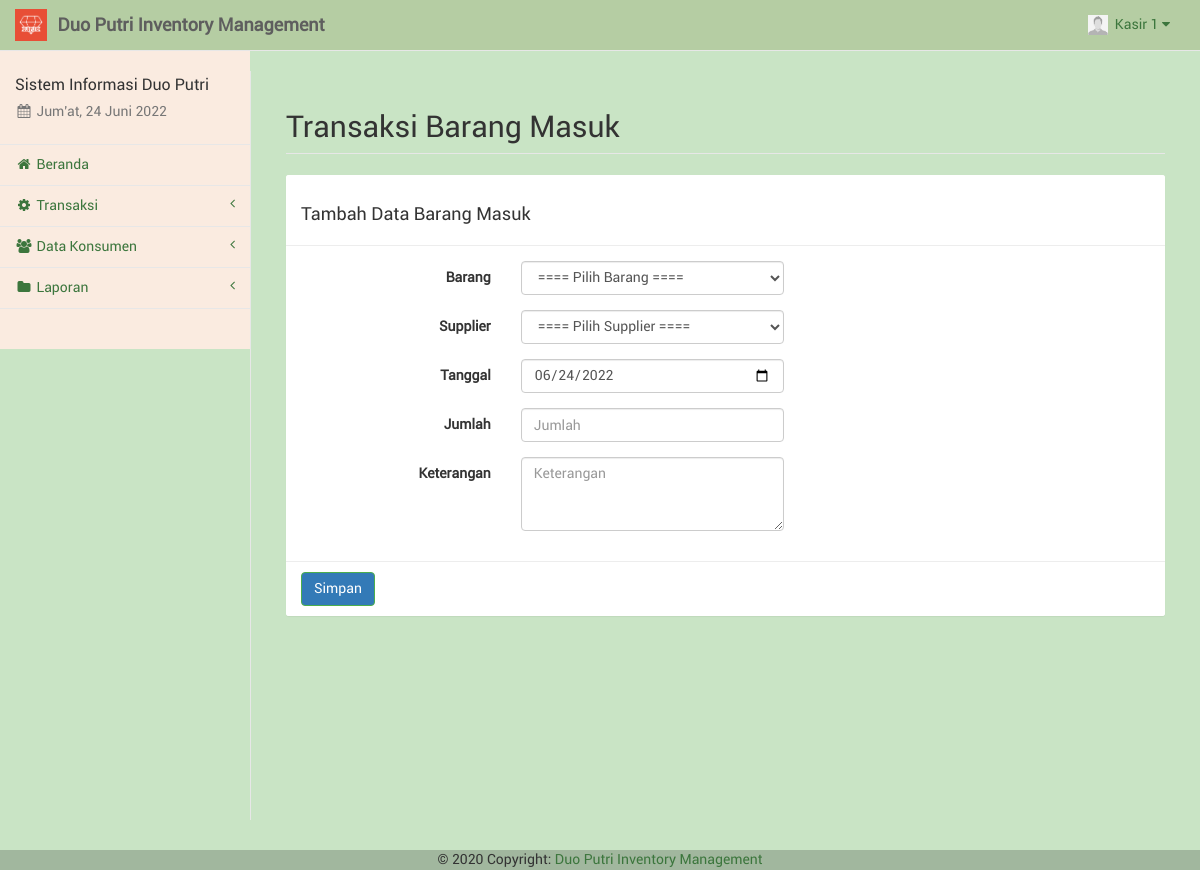
The app's page /kasir/trxbarang_tambah.php (signed in) with its own data.
### tables this page shows
CREATE TABLE `kasir` (
  `id_kasir` int(11) NOT NULL,
  `nama_kasir` varchar(50) NOT NULL,
  `telp_kasir` varchar(20) NOT NULL,
  `user_kasir` varchar(50) NOT NULL,
  `pass_kasir` varchar(100) NOT NULL,
  `foto_kasir` text NOT NULL,
  `id_adm` int(11) NOT NULL
);

### kasir/sess_check.php (called while the page is built, shortened)
<?php
	$chk_sess = $_SESSION['kasir'];
	include("dist/config/koneksi.php");
	$sql_sess = "SELECT * FROM kasir WHERE id_kasir='". $chk_sess ."'";
	$ress_sess = mysqli_query($conn, $sql_sess);
	$row_sess = mysqli_fetch_array($ress_sess);
	$sess_kasirname = $row_sess['nama_kasir'];
	$sess_kasirfoto = $row_sess['foto_kasir'];
?>

### kasir/trxbarang_tambah.php (the view, shortened to what this page needs)
<?php
include("sess_check.php");
$pagedesc = "Barang Masuk";
$menuparent = "barang";
include("layout_top.php");
$tgl = date('Y-m-d');
?>
<div id="page-wrapper" style="background-color: #C9E4C5;">
	<div class="container-fluid">
		<div class="row">
			<div class="col-lg-12">
				<h1 class="page-header">Transaksi Barang Masuk</h1>
			</div>
		</div>
		<div class="row">
			<div class="col-lg-12"><?php include("layout_alert.php"); ?></div>
		</div>
		<div class="row">
			<div class="col-lg-12">
				<form class="form-horizontal" action="trxbarang_insert.php" method="POST" enctype="multipart/form-data">
					<div class="panel panel-default">
						<div class="panel-heading">
							<h3>Tambah Data Barang Masuk</h3>
						</div>
						<div class="panel-body">
							<div class="form-group">
								<label class="control-label col-sm-3">Barang</label>
								<div class="col-sm-4">
									<select name="brg" id="brg" class="form-control" required>
										<option value="">==== Pilih Barang ====</option>
									</select>
								</div>
							</div>
							<div class="form-group">
								<label class="control-label col-sm-3">Supplier</label>
								<div class="col-sm-4">
									<select name="spl" id="spl" class="form-control" required>
										<option value="">==== Pilih Supplier ====</option>
									</select>
								</div>
							</div>
							<div class="form-group">
								<label class="control-label col-sm-3">Tanggal</label>
								<div class="col-sm-4">
									<input type="date" name="tgl" class="form-control" placeholder="Tanggal" value="<?php echo $tgl; ?>" required>
								</div>
							</div>
							<div class="form-group">
								<label class="control-label col-sm-3">Jumlah</label>
								<div class="col-sm-4">
									<input type="number" name="jml" min="0" class="form-control" placeholder="Jumlah" required>
								</div>
							</div>
							<div class="form-group">
								<label class="control-label col-sm-3">Keterangan</label>
								<div class="col-sm-4">
									<textarea name="keterangan" class="form-control" placeholder="Keterangan" rows="3" required></textarea>
								</div>
							</div>
						</div>
						<div class="panel-footer">
							<button type="submit" name="simpan" class="btn btn-success">Simpan</button>
						</div>
					</div>
				</form>
			</div>
		</div>
	</div>
</div>
<?php
include("layout_bottom.php");
?>

### kasir/layout_top.php (shortened to what this page needs)
<?php
$haries = array("Sunday" => "Minggu", "Monday" => "Senin", "Tuesday" => "Selasa", "Wednesday" => "Rabu", "Thursday" => "Kamis", "Friday" => "Jum'at", "Saturday" => "Sabtu");
$bulans = array("", "Januari", "Februari", "Maret", "April", "Mei", "Juni", "Juli", "Agustus", "September", "Oktober", "November", "Desember");
$hari_ini = $haries[date("l")];
$bulan_ini = $bulans[date("n")];
$tanggal = date("d");
$tahun = date("Y");
?>
<!DOCTYPE html>
<html lang="en">
<head>
	<link href="libs/bootstrap/dist/css/bootstrap.min.css" rel="stylesheet">
	<link href="libs/metisMenu/dist/metisMenu.min.css" rel="stylesheet">
	<link href="libs/datatables-plugins/integration/bootstrap/3/dataTables.bootstrap.css" rel="stylesheet">
	<link href="libs/datatables-responsive/css/dataTables.responsive.css" rel="stylesheet">
	<link href="dist/css/sb-admin-2.css" rel="stylesheet">
	<link href="dist/css/offline-font.css" rel="stylesheet">
	<link href="dist/css/custom.css" rel="stylesheet">
	<link href="libs/font-awesome/css/font-awesome.min.css" rel="stylesheet" type="text/css">
</head>
<body style="background-color: #C9E4C5 ;">
	<div id="wrapper" style="background-color: #C9E4C5;">
		<nav class="navbar navbar-default navbar-static-top" style="background-color: #B5CDA3 ;" role="navigation" style="margin-bottom: 0">
			<div class="navbar-header">
				<a class="navbar-brand hidden-xs" href="index.php">
					<img src="foto/logo.png" alt="brand" width="32" class="float-left image-brand">
					<div class="float-right">&nbsp;<strong>Duo Putri Inventory Management</strong></div>
				</a>
			</div>
			<ul class="nav navbar-top-links navbar-right">
				<li class="dropdown dropdown-right">
					<a class="dropdown-toggle" data-toggle="dropdown" href="#">
						<img src="../foto/<?php echo $sess_kasirfoto; ?>" width="20px" height="20px" padding="0px">&nbsp;&nbsp;<?php echo ucfirst($sess_kasirname); ?>&nbsp;<i class="fa fa-caret-down"></i>
					</a>
				</li>
			</ul>
			<div class="navbar-default sidebar" role="navigation" style="background-color: #FAEBE0;">
				<div class="sidebar-nav navbar-collapse">
					<ul class="nav" id="side-menu">
						<li class="sidebar-search">
							<h4>Sistem Informasi Duo Putri</h4>
							<h5 class="text-muted"><i class="fa fa-calendar fa-fw"></i>&nbsp;<?php echo $hari_ini . ", " . $tanggal . " " . $bulan_ini . " " . $tahun ?></h5>
						</li>
						<?php
						if ($pagedesc == "Beranda") {
							echo '<li><a href="index.php" class="active"><i class="fa fa-home fa-fw"></i>&nbsp;Beranda</a></li>';
						} else {
							echo '<li><a href="index.php"><i class="fa fa-home fa-fw"></i>&nbsp;Beranda</a></li>';
						}
						if (isset($menuparent) && $menuparent == "transaksi") {
							echo '<li class="active">';
						} else {
							echo '<li>';
						}
						?>
						<a href="#"><i class="fa fa-gear fa-fw"></i>&nbsp;Transaksi<span class="fa arrow"></span></a>
						</li>
						<?php
						if (isset($menuparent) && $menuparent == "konsumen") {
							echo '<li class="active">';
						} else {
							echo '<li>';
						}
						?>
						<a href="#"><i class="fa fa-group fa-fw"></i>&nbsp;Data Konsumen<span class="fa arrow"></span></a>
						<?php
						if (isset($menuparent) && $menuparent == "laporan") {
							echo '<li class="active">';
						} else {
							echo '<li>';
						}
						?>
						<a href="#"><i class="fa fa-folder fa-fw"></i>&nbsp;Laporan<span class="fa arrow"></span></a>
						</li>
					</ul>
				</div>
			</div>
		</nav>

### records on screen
kasir: foto_kasir (picture), nama_kasir "Kasir 1"
